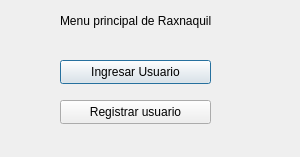
<?xml version="1.0" encoding="UTF-8"?>
<ui version="4.0">
 <class>Menuprincipal</class>
 <widget class="QDialog" name="Menuprincipal">
  <property name="geometry">
   <rect>
    <x>0</x>
    <y>0</y>
    <width>300</width>
    <height>157</height>
   </rect>
  </property>
  <property name="windowTitle">
   <string>Dialog</string>
  </property>
  <widget class="QLabel" name="label">
   <property name="geometry">
    <rect>
     <x>60</x>
     <y>0</y>
     <width>161</width>
     <height>41</height>
    </rect>
   </property>
   <property name="text">
    <string>Menu principal de Raxnaquil</string>
   </property>
  </widget>
  <widget class="QPushButton" name="pushButton">
   <property name="geometry">
    <rect>
     <x>60</x>
     <y>60</y>
     <width>151</width>
     <height>24</height>
    </rect>
   </property>
   <property name="text">
    <string>Ingresar Usuario</string>
   </property>
  </widget>
  <widget class="QPushButton" name="pushButton_2">
   <property name="geometry">
    <rect>
     <x>60</x>
     <y>100</y>
     <width>151</width>
     <height>24</height>
    </rect>
   </property>
   <property name="text">
    <string>Registrar usuario</string>
   </property>
  </widget>
 </widget>
 <resources/>
 <connections/>
</ui>
